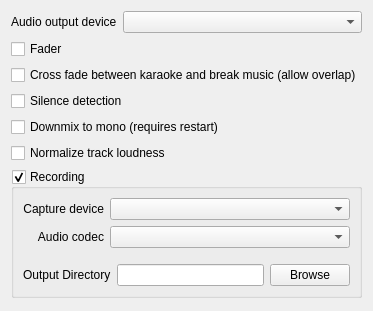
              <widget class="QWidget" name="tabKaraoke">
               <attribute name="title">
                <string>Karaoke</string>
               </attribute>
               <layout class="QVBoxLayout" name="verticalLayout_13">
                <item>
                 <layout class="QFormLayout" name="formLayout_4">
                  <property name="topMargin">
                   <number>0</number>
                  </property>
                  <item row="0" column="0">
                   <widget class="QLabel" name="label_34">
                    <property name="text">
                     <string>Audio output device</string>
                    </property>
                   </widget>
                  </item>
                  <item row="0" column="1">
                   <widget class="QComboBox" name="comboBoxKAudioDevices">
                    <property name="sizePolicy">
                     <sizepolicy hsizetype="Expanding" vsizetype="Fixed">
                      <horstretch>0</horstretch>
                      <verstretch>0</verstretch>
                     </sizepolicy>
                    </property>
                   </widget>
                  </item>
                 </layout>
                </item>
                <item>
                 <widget class="QCheckBox" name="checkBoxFader">
                  <property name="toolTip">
                   <string>&lt;html&gt;&lt;head/&gt;&lt;body&gt;&lt;p&gt;If the fader is enabled, song transitions (stop, pause, unpause) will be faded out/in to avoid hard transitions.&lt;/p&gt;&lt;/body&gt;&lt;/html&gt;</string>
                  </property>
                  <property name="text">
                   <string>Fader</string>
                  </property>
                 </widget>
                </item>
                <item>
                 <widget class="QCheckBox" name="cbxCrossFade">
                  <property name="text">
                   <string>Cross fade between karaoke and break music (allow overlap)</string>
                  </property>
                 </widget>
                </item>
                <item>
                 <widget class="QCheckBox" name="checkBoxSilenceDetection">
                  <property name="toolTip">
                   <string>&lt;html&gt;&lt;head/&gt;&lt;body&gt;&lt;p&gt;If enabled, the program will monitor for silent periods of greater than 2 seconds after the last draw instruction has been rendered, stopping the audio track immediately. (Avoids long silences before fading break music back in)&lt;/p&gt;&lt;/body&gt;&lt;/html&gt;</string>
                  </property>
                  <property name="text">
                   <string>Silence detection</string>
                  </property>
                 </widget>
                </item>
                <item>
                 <widget class="QCheckBox" name="checkBoxDownmix">
                  <property name="text">
                   <string>Downmix to mono (requires restart)</string>
                  </property>
                 </widget>
                </item>
                <item>
                 <widget class="QCheckBox" name="checkBoxNormalizeLoudness">
                  <property name="toolTip">
                   <string>&lt;html&gt;&lt;head/&gt;&lt;body&gt;&lt;p&gt;Measures the loudness of each karaoke track in the background and plays them all back at a matched level, so you don't have to ride the fader between differently mastered discs. Analysis runs only while karaoke playback is stopped, songs waiting in the rotation first. Tracks that haven't been measured yet play at their original level.&lt;/p&gt;&lt;/body&gt;&lt;/html&gt;</string>
                  </property>
                  <property name="text">
                   <string>Normalize track loudness</string>
                  </property>
                 </widget>
                </item>
                <item>
                 <widget class="QGroupBox" name="groupBoxRecording">
                  <property name="title">
                   <string>Recording</string>
                  </property>
                  <property name="checkable">
                   <bool>true</bool>
                  </property>
                  <layout class="QVBoxLayout" name="verticalLayout_5">
                   <item>
                    <layout class="QFormLayout" name="formLayout_2">
                     <property name="fieldGrowthPolicy">
                      <enum>QFormLayout::ExpandingFieldsGrow</enum>
                     </property>
                     <property name="labelAlignment">
                      <set>Qt::AlignRight|Qt::AlignTrailing|Qt::AlignVCenter</set>
                     </property>
                     <property name="bottomMargin">
                      <number>10</number>
                     </property>
                     <item row="0" column="0">
                      <widget class="QLabel" name="label_13">
                       <property name="text">
                        <string>Capture device</string>
                       </property>
                       <property name="alignment">
                        <set>Qt::AlignRight|Qt::AlignTrailing|Qt::AlignVCenter</set>
                       </property>
                      </widget>
                     </item>
                     <item row="0" column="1">
                      <widget class="QComboBox" name="comboBoxDevice">
                       <property name="sizePolicy">
                        <sizepolicy hsizetype="Expanding" vsizetype="Fixed">
                         <horstretch>0</horstretch>
                         <verstretch>0</verstretch>
                        </sizepolicy>
                       </property>
                      </widget>
                     </item>
                     <item row="1" column="0">
                      <widget class="QLabel" name="label_14">
                       <property name="sizePolicy">
                        <sizepolicy hsizetype="Preferred" vsizetype="Preferred">
                         <horstretch>0</horstretch>
                         <verstretch>0</verstretch>
                        </sizepolicy>
                       </property>
                       <property name="text">
                        <string>Audio codec</string>
                       </property>
                       <property name="alignment">
                        <set>Qt::AlignRight|Qt::AlignTrailing|Qt::AlignVCenter</set>
                       </property>
                      </widget>
                     </item>
                     <item row="1" column="1">
                      <widget class="QComboBox" name="comboBoxCodec">
                       <property name="sizePolicy">
                        <sizepolicy hsizetype="Expanding" vsizetype="Fixed">
                         <horstretch>0</horstretch>
                         <verstretch>0</verstretch>
                        </sizepolicy>
                       </property>
                      </widget>
                     </item>
                    </layout>
                   </item>
                   <item>
                    <layout class="QHBoxLayout" name="horizontalLayout_12">
                     <item>
                      <widget class="QLabel" name="label_15">
                       <property name="text">
                        <string>Output Directory</string>
                       </property>
                      </widget>
                     </item>
                     <item>
                      <widget class="QLineEdit" name="lineEditOutputDir"/>
                     </item>
                     <item>
                      <widget class="QPushButton" name="buttonBrowse">
                       <property name="text">
                        <string>Browse</string>
                       </property>
                      </widget>
                     </item>
                    </layout>
                   </item>
                  </layout>
                 </widget>
                </item>
                <item>
                 <spacer name="verticalSpacer">
                  <property name="orientation">
                   <enum>Qt::Vertical</enum>
                  </property>
                  <property name="sizeHint" stdset="0">
                   <size>
                    <width>20</width>
                    <height>2</height>
                   </size>
                  </property>
                 </spacer>
                </item>
               </layout>
              </widget>
